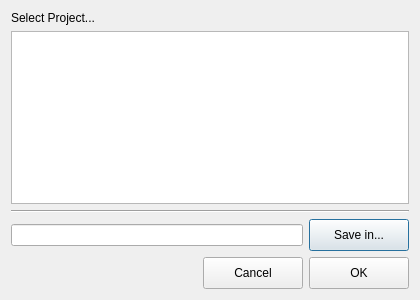
<?xml version="1.0" encoding="UTF-8"?>
<ui version="4.0">
 <class>SaveDialog</class>
 <widget class="QDialog" name="SaveDialog">
  <property name="geometry">
   <rect>
    <x>0</x>
    <y>0</y>
    <width>420</width>
    <height>300</height>
   </rect>
  </property>
  <property name="minimumSize">
   <size>
    <width>420</width>
    <height>300</height>
   </size>
  </property>
  <property name="windowTitle">
   <string>Dialog</string>
  </property>
  <layout class="QGridLayout" name="gridLayout_4">
   <item row="0" column="0">
    <layout class="QGridLayout" name="gridLayout_3">
     <item row="0" column="0">
      <widget class="QLabel" name="label">
       <property name="minimumSize">
        <size>
         <width>0</width>
         <height>0</height>
        </size>
       </property>
       <property name="maximumSize">
        <size>
         <width>16777215</width>
         <height>16777215</height>
        </size>
       </property>
       <property name="text">
        <string>Select Project...</string>
       </property>
      </widget>
     </item>
     <item row="1" column="0">
      <widget class="QListView" name="listView">
       <property name="minimumSize">
        <size>
         <width>0</width>
         <height>0</height>
        </size>
       </property>
       <property name="maximumSize">
        <size>
         <width>16777215</width>
         <height>16777215</height>
        </size>
       </property>
      </widget>
     </item>
    </layout>
   </item>
   <item row="1" column="0">
    <widget class="Line" name="line">
     <property name="orientation">
      <enum>Qt::Horizontal</enum>
     </property>
    </widget>
   </item>
   <item row="2" column="0">
    <layout class="QGridLayout" name="gridLayout_2">
     <item row="0" column="0">
      <widget class="QLineEdit" name="savein">
       <property name="minimumSize">
        <size>
         <width>245</width>
         <height>22</height>
        </size>
       </property>
      </widget>
     </item>
     <item row="0" column="1">
      <widget class="QPushButton" name="saveinButton">
       <property name="minimumSize">
        <size>
         <width>100</width>
         <height>32</height>
        </size>
       </property>
       <property name="maximumSize">
        <size>
         <width>16777215</width>
         <height>32</height>
        </size>
       </property>
       <property name="text">
        <string>Save in...</string>
       </property>
      </widget>
     </item>
    </layout>
   </item>
   <item row="3" column="0">
    <layout class="QGridLayout" name="gridLayout">
     <item row="0" column="3">
      <widget class="QPushButton" name="okButton">
       <property name="minimumSize">
        <size>
         <width>100</width>
         <height>32</height>
        </size>
       </property>
       <property name="maximumSize">
        <size>
         <width>100</width>
         <height>32</height>
        </size>
       </property>
       <property name="text">
        <string>OK</string>
       </property>
      </widget>
     </item>
     <item row="0" column="0">
      <spacer name="horizontalSpacer">
       <property name="orientation">
        <enum>Qt::Horizontal</enum>
       </property>
       <property name="sizeHint" stdset="0">
        <size>
         <width>118</width>
         <height>20</height>
        </size>
       </property>
      </spacer>
     </item>
     <item row="0" column="2">
      <widget class="QPushButton" name="cancelButton">
       <property name="minimumSize">
        <size>
         <width>100</width>
         <height>32</height>
        </size>
       </property>
       <property name="maximumSize">
        <size>
         <width>100</width>
         <height>32</height>
        </size>
       </property>
       <property name="text">
        <string>Cancel</string>
       </property>
      </widget>
     </item>
    </layout>
   </item>
  </layout>
 </widget>
 <resources/>
 <connections/>
</ui>
